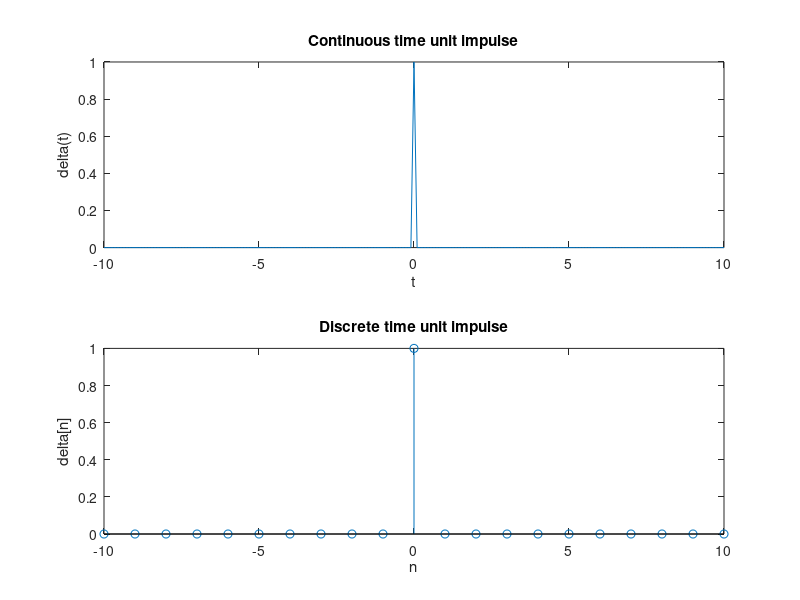

This figure's MATLAB source:
clc 
clear all

t=-10:0.1:10;
dt=(t==0);
n=-10:10;
dn=(n==0);

subplot(2,1,1);
plot(t,dt);
xlabel('t');
ylabel('delta(t)');
title('Continuous time unit impulse')

subplot(2,1,2);
stem(n,dn);
xlabel('n');
ylabel('delta[n]');
title('Discrete time unit impulse')
